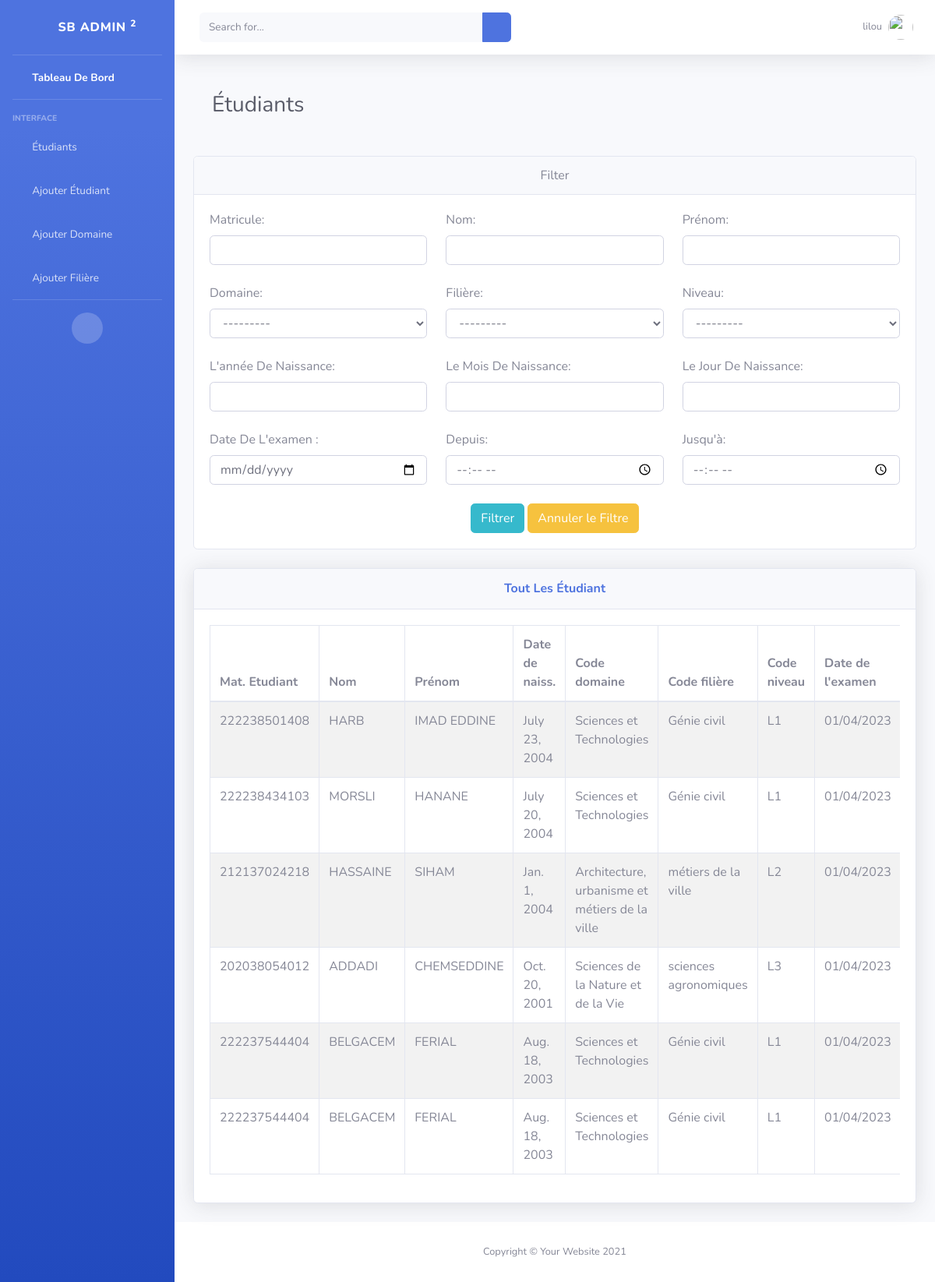
Before: / (signed in) with the older database file.
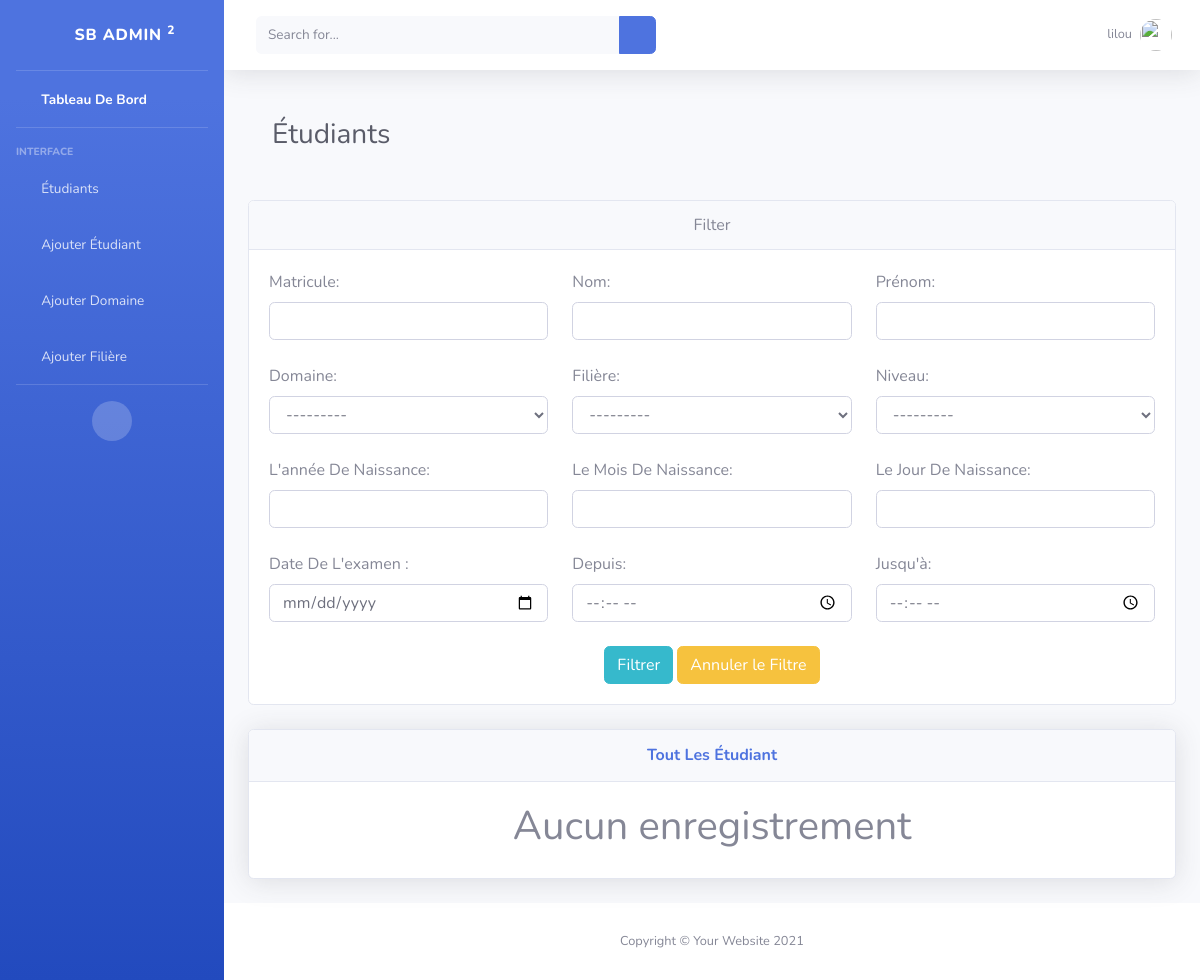
After: the same page with the newer database file.
### base/models.py (models this page shows, shortened)
class Verifier(models.Model):
    etudiant = models.ForeignKey(Etudiant, on_delete=models.CASCADE)
    date = models.DateField(auto_now=True)
    temp = models.TimeField(auto_now=True)

class Etudiant(models.Model):
    mat = models.CharField(max_length=200, primary_key=True)
    nom = models.CharField(max_length=100)
    prenom = models.CharField(max_length=100)
    date_de_naissance = models.DateField()
    domaine = models.ForeignKey(Domaine, on_delete=models.PROTECT, blank=True)
    filiere = models.ForeignKey(Filiere, on_delete=models.PROTECT, blank=True)
    niveau = models.CharField(max_length=20, choices=niveaux, blank=True)

class Domaine(models.Model):
    code = models.CharField(max_length=100,primary_key=True)
    nom = models.CharField(max_length=200)
    def __str__(self):
        return self.nom

class Filiere(models.Model):
    code = models.CharField(max_length=100,primary_key=True)
    nom =  models.CharField(max_length=200)
    specialite = models.CharField(max_length=200)
    def __str__(self):
        return self.nom

### base/views.py (the view)
# urls.py: path('',views.dashboard, name='dashboard'),
@login_required(login_url='/login/')
def dashboard(request):
    table_header = ['Mat. Etudiant',
                    'Nom',
                    'Prénom',
                    'Date de naiss.',
                    'Code domaine',
                    'Code filière',
                    'Code niveau',
                    'Date de l\'examen',
                    'Heure de l\'examen']
    records = VerifierFilter(request.GET, queryset=Verifier.objects.all())
    print(request.user.has_perm("base.add_domaine"))
    context={
        'records':records,
        'header':table_header,
        'admin': request.user.groups.filter(name='admins').exists(),
        'stuff':request.user.groups.filter(name='stuff').exists(),
    }
    return render(request, 'base/records.html', context)

### base/templates/base/records.html (shortened to what this page needs)
{% extends 'index.html' %}
{% load widget_tweaks %}
{% block heading %}
<div class="d-sm-flex align-items-center justify-content-between mb-4">
  <h1 class="h3 mb-6 text-gray-800 m-4">Étudiants</h1>
</div>
{% endblock %} {% block content %}
<div class="card mb-4">
  <center>
    <div class="card-header">Filter</div>
  </center>
  <div class="card-body">
    <form action="#the_list" method="get">
      <div class="row">
        <div class="col">
          <label for="">Matricule:</label>
          {% render_field records.form.mat class+="form-control" %}
        </div>
        <div class="col">
          <label for="">Nom:</label>
          {% render_field records.form.nom class+="form-control" %}
        </div>
        <div class="col">
          <label for="">Prénom:</label>
          {% render_field records.form.prenom class+="form-control" %}
        </div>
      </div>
      <br />
      <div class="row">
        <div class="col">
          <label for="">Domaine:</label>
          {% render_field records.form.domaine class+="form-control" %}
        </div>
        <div class="col">
          <label for="">Filière:</label>
          {% render_field records.form.filiere class+="form-control" %}
        </div>
        <div class="col">
          <label for="">Niveau:</label>
          {% render_field records.form.niveau class+="form-control" %}
        </div>
      </div>
      <br />
      <div class="row">
        <div class="col">
          <label for="">L'année De Naissance:</label>
          {% render_field records.form.year class+="form-control" %}
        </div>
        <div class="col">
          <label for="">Le Mois De Naissance:</label>
          {% render_field records.form.month class+="form-control" %}
        </div>
        <div class="col">
          <label for="">Le Jour De Naissance:</label>
          {% render_field records.form.day class+="form-control" %}
        </div>
      </div>
      <br />
      <div class="row">
        <div class="col">
          <label for="">Date De L'examen :</label>
          {% render_field records.form.date class+="form-control" type='date' %}
        </div>
        <div class="col">
          <label for="">Depuis:</label>
          {% render_field records.form.time_gt class+="form-control" type='time'%}
        </div>
        <div class="col">
          <label for="">Jusqu'à:</label>
          {% render_field records.form.time_lt class+="form-control" type='time'%}
        </div>
      </div>
      <br>
      <center>
        <input type="submit" value="Filtrer" class="btn btn-info" />
        <a href="{% url 'base:dashboard' %}" class="btn btn-warning"
          >Annuler le Filtre</a
        >
      </center>
    </form>
  </div>
</div>
<div class="card shadow mb-4" id="the_list">
  <div class="card-header py-3">
    <center>
      <h6 class="m-0 font-weight-bold text-primary">Tout Les Étudiant</h6>
    </center>
  </div>
  <div class="card-body">
    <div class="table-responsive">
      {% if not records.qs %}
      <center>
        <h1>Aucun enregistrement</h1>
      </center>
      {% else %}
      <table
        class="table table-bordered table-striped"
        id="dataTable"
        width="100%"
        cellspacing="0"
      >
        <thead>
          <tr>
            {% for head in header %}
            <th>{{head}}</th>
            {% endfor %}
          </tr>
        </thead>
        <tbody>
          {% for record in records.qs %}
          <tr>
            <td>{{record.etudiant.mat}}</td>
            <td>{{record.etudiant.nom}}</td>
            <td>{{record.etudiant.prenom}}</td>
            <td>{{record.etudiant.date_de_naissance}}</td>
            <td>{{record.etudiant.domaine}}</td>
            <td>{{record.etudiant.filiere}}</td>
            <td>{{record.etudiant.niveau}}</td>
            <td>{{record.date|date:'d/m/Y'}}</td>
          </tr>
          {% endfor %}
        </tbody>
      </table>
      {% endif %}
    </div>
  </div>
</div>
{% endblock %}

### templates/index.html (shortened to what this page needs)
{% load static %}
<!DOCTYPE html>
<html lang="en">
  <head>
    <link
      href="{% static 'vendor/fontawesome-free/css/all.min.css' %}"
      rel="stylesheet"
      type="text/css"
    />
    <link href="{% static 'css/sb-admin-2.min.css' %}" rel="stylesheet" />
  </head>
  <body id="page-top">
    {% block main %}
    <div id="wrapper">
      {% include 'sidebar.html' %}
      <div id="content-wrapper" class="d-flex flex-column">
        <div id="content">
          {% include 'topbar.html' %}
          <div class="container-fluid">
            {% block heading %}{% endblock %} {% block content %}{% endblock %}
          </div>
        </div>
        {% include 'footer.html' %}
      </div>
    </div>
    {% endblock %}
  </body>
</html>

### templates/sidebar.html
{% load static %}
<ul
  class="navbar-nav bg-gradient-primary sidebar sidebar-dark accordion"
  id="accordionSidebar"
>
  <a
    class="sidebar-brand d-flex align-items-center justify-content-center"
    href="{% url 'base:dashboard' %}"
  >
    <div class="sidebar-brand-icon rotate-n-15">
      <i class="fas fa-graduation-cap"></i>
    </div>
    <div class="sidebar-brand-text mx-3">SB Admin <sup>2</sup></div>
  </a>
  <hr class="sidebar-divider my-0" />
  <li class="nav-item active">
    <a class="nav-link" href="{% url 'base:dashboard' %}">
      <i class="fas fa-fw fa-tachometer-alt"></i>
      <span>Tableau De Bord</span></a
    >
  </li>
  <hr class="sidebar-divider" />
  <div class="sidebar-heading">Interface</div>
  <li class="nav-item">
    <a class="nav-link" href="{% url 'base:student' %}">
      <i class="fas fa-fw fa-users"></i>
      <span>Étudiants</span></a
    >
  </li>
  {% if not stuff %}
  <li class="nav-item">
    <a class="nav-link" href="{% url 'base:add_student' %}">
      <i class="fas fa-fw fa-user-plus"></i>
      <span>Ajouter Étudiant</span></a
    >
  </li>
  <li class="nav-item">
    <a class="nav-link" href="{% url 'base:ajouter-domaine' %}">
      <i class="fas fa-fw fa-school"></i>
      <span>Ajouter Domaine</span></a
    >
  </li>
  <li class="nav-item">
    <a class="nav-link" href="{% url 'base:ajouter-filiere' %}">
      <i class="fas fa-fw fa-school"></i>
      <span>Ajouter Filière</span></a
    >
  </li>
  {% endif %}
  <hr class="sidebar-divider d-none d-md-block" />
  <div class="text-center d-none d-md-inline">
    <button class="rounded-circle border-0" id="sidebarToggle"></button>
  </div>
</ul>

### templates/topbar.html (shortened to what this page needs)
{% load static %}
<nav
  class="navbar navbar-expand navbar-light bg-white topbar mb-4 static-top shadow"
>
  <form
    class="d-none d-sm-inline-block form-inline mr-auto ml-md-3 my-2 my-md-0 mw-100 navbar-search"
  >
    <div class="input-group">
      <input
        type="text"
        class="form-control bg-light border-0 small"
        placeholder="Search for..."
        aria-label="Search"
        aria-describedby="basic-addon2"
      />
      <div class="input-group-append">
        <button class="btn btn-primary" type="button">
          <i class="fas fa-search fa-sm"></i>
        </button>
      </div>
    </div>
  </form>
  <ul class="navbar-nav ml-auto">
    <li class="nav-item dropdown no-arrow">
      <a
        class="nav-link dropdown-toggle"
        href="#"
        id="userDropdown"
        role="button"
        data-toggle="dropdown"
        aria-haspopup="true"
        aria-expanded="false"
      >
        <span class="mr-2 d-none d-lg-inline text-gray-600 small"
          >{{request.user}}</span
        >
        <img
          class="img-profile rounded-circle"
          src="{% static 'img/undraw_profile.svg' %}"
        />
      </a>
    </li>
  </ul>
</nav>

### templates/footer.html
<footer class="sticky-footer bg-white">
  <div class="container my-auto">
    <div class="copyright text-center my-auto">
      <span>Copyright &copy; Your Website 2021</span>
    </div>
  </div>
</footer>

Changed rows visible on the page:
removed Verifier: etudiant.mat "222238501408", etudiant.nom "HARB", etudiant.prenom "IMAD EDDINE", etudiant.date_de_naissance "July 23, 2004", etudiant.domaine "Sciences et Technologies", etudiant.filiere "Génie civil", etudiant.niveau "L1", date "01/04/2023"
removed Verifier: etudiant.mat "222238434103", etudiant.nom "MORSLI", etudiant.prenom "HANANE", etudiant.date_de_naissance "July 20, 2004", etudiant.domaine "Sciences et Technologies", etudiant.filiere "Génie civil", etudiant.niveau "L1", date "01/04/2023"
removed Verifier: etudiant.mat "212137024218", etudiant.nom "HASSAINE", etudiant.prenom "SIHAM", etudiant.date_de_naissance "Jan. 1, 2004", etudiant.domaine "Architecture, urbanisme et métiers de la ville", etudiant.filiere "métiers de la ville", etudiant.niveau "L2", date "01/04/2023"
removed Verifier: etudiant.mat "202038054012", etudiant.nom "ADDADI", etudiant.prenom "CHEMSEDDINE", etudiant.date_de_naissance "Oct. 20, 2001", etudiant.domaine "Sciences de la Nature et de la Vie", etudiant.filiere "sciences agronomiques", etudiant.niveau "L3", date "01/04/2023"
removed Verifier: etudiant.mat "222237544404", etudiant.nom "BELGACEM", etudiant.prenom "FERIAL", etudiant.date_de_naissance "Aug. 18, 2003", etudiant.domaine "Sciences et Technologies", etudiant.filiere "Génie civil", etudiant.niveau "L1", date "01/04/2023"
removed Verifier: etudiant.mat "222237544404", etudiant.nom "BELGACEM", etudiant.prenom "FERIAL", etudiant.date_de_naissance "Aug. 18, 2003", etudiant.domaine "Sciences et Technologies", etudiant.filiere "Génie civil", etudiant.niveau "L1", date "01/04/2023"
Other visible differences:
text now shown: "Aucun enregistrement"
list line gone: "Mat. Etudiant"
list line gone: "Nom"
list line gone: "Prénom"
list line gone: "Date de naiss."
list line gone: "Code domaine"
list line gone: "Code filière"
list line gone: "Code niveau"
list line gone: "Date de l'examen"
